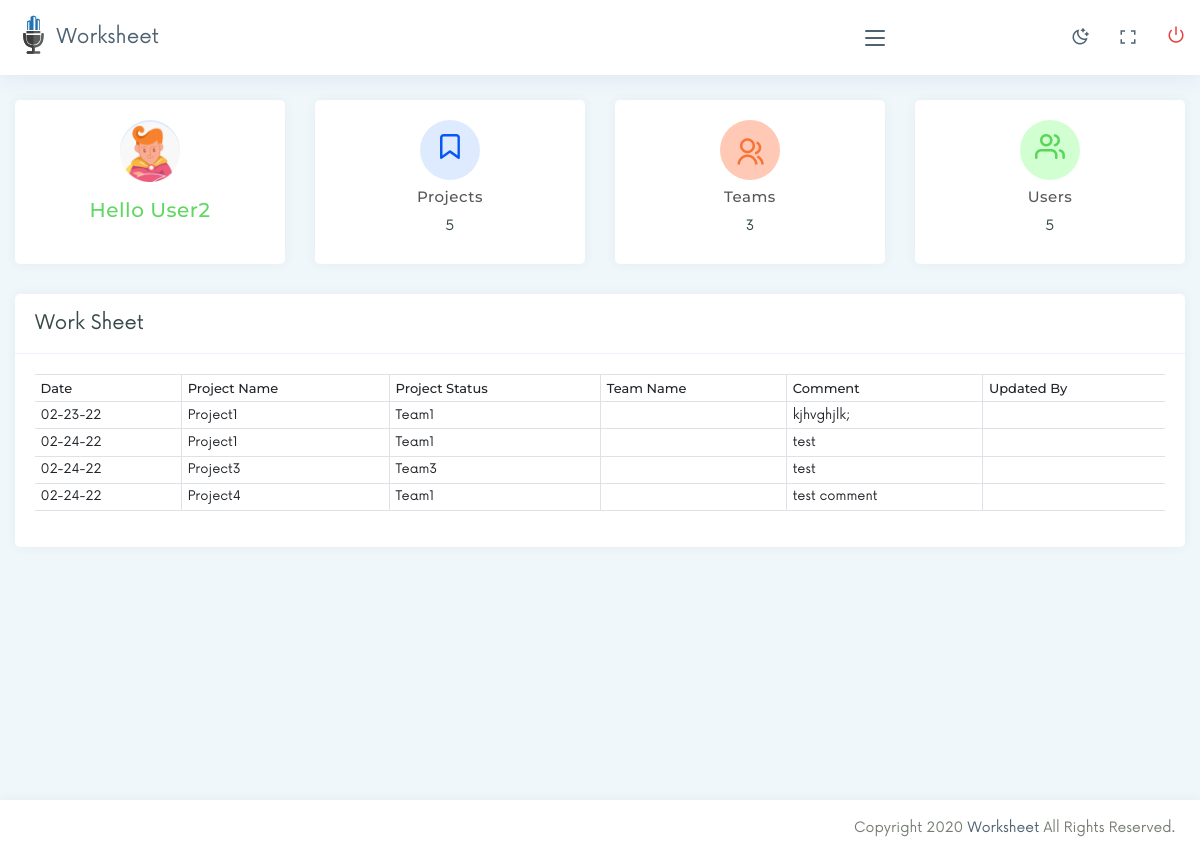
Page /dashboard/ (signed in) on the committed database.
### Worksheet_user/models.py (models this page shows, shortened)
class Workreport(models.Model):
    project_name = models.CharField(max_length=100, blank=True)
    team = models.CharField(max_length=100, blank=True)
    date = models.DateTimeField(default=datetime.now)
    user = models.CharField(max_length=100, blank=True)
    comment = models.TextField()
    updated_by = models.CharField(max_length=100, blank=True)

### Worksheet_user/views.py (the view)
# urls.py: path('dashboard/', views.Dashboard, name='dashboard'),
@login_required
def Dashboard(request):
    worksheets = models.Worksheet.objects.all()
    total_projects = models.Project.objects.all().count()
    total_teams = models.Team.objects.all().count()
    total_users = models.User.objects.all().count()
    workreport = models.Workreport.objects.all()
    team_list = models.Team.objects.all()
    context ={
        'total_teams':total_teams,
        'worksheets': worksheets ,
        'total_projects':total_projects,
        'total_users':total_users,
        "workreport":workreport,
        "teams":team_list
    }
    return render(request,'main/index.html', context)

### templates/main/index.html (shortened to what this page needs)
{% extends 'base/base_main.html' %}
{% load static %}
{% block content %}
<div id="content-page" class="content-page">
   <div class="container-fluid">
      <div class="row">
         <div class="col-md-6 col-lg-3">
            <div class="iq-card iq-card-block iq-card-stretch iq-card-height overflow-hidden">
               <div class="iq-card-body text-center">
                  <div class="iq-card-left text-center">
                     <div class="rounded-circle iq-card-icon iq-bg-light-blue"><img src="/static/images/user/11.png"
                           class="img-fluid rounded" alt="user"></div>
                  </div>
                  <div class="iq-card-right">
                     <div class="title_top admin_sec">
                        <h5>Hello {{user.username}}</h5>
                     </div>
                  </div>
               </div>
            </div>
         </div>
         <div class="col-md-6 col-lg-3">
            <div class="iq-card iq-card-block iq-card-stretch iq-card-height overflow-hidden">
               <div class="iq-card-body text-center">
                  <div class="iq-card-left text-center">
                     <div class="iq-card-left text-center">
                        <div class="rounded-circle iq-card-icon iq-bg-light-blue"><i class="icon-bookmark1"></i></div>
                     </div>
                  </div>
                  <div class="iq-card-right">
                     <div class="title_top">
                        <h5>Projects</h5>
                     </div>
                     <h4><span class="counter-count">{{total_projects}}</h4>
                  </div>
               </div>
            </div>
         </div>
         <div class="col-md-6 col-lg-3">
            <div class="iq-card iq-card-block iq-card-stretch iq-card-height overflow-hidden">
               <div class="iq-card-body text-center">
                  <div class="iq-card-left text-center">
                     <div class="rounded-circle iq-card-icon iq-bg-light-red">
                        <i class="ri-group-line"></i>
                     </div>
                  </div>
                  <div class="iq-card-right">
                     <div class="title_top">
                        <h5>Teams</h5>
                     </div>
                     <h4><span class="counter-count">{{total_teams}}</h4>
                  </div>
               </div>
            </div>
         </div>
         <div class="col-md-6 col-lg-3">
            <div class="iq-card iq-card-block iq-card-stretch iq-card-height overflow-hidden">
               <div class="iq-card-body text-center">
                  <div class="iq-card-left text-center">
                     <div class="rounded-circle iq-card-icon iq-bg-light-green">
                        <i class="icon-users"></i>
                     </div>
                  </div>
                  <div class="iq-card-right">
                     <div class="title_top">
                        <h5>Users</h5>
                     </div>
                     <h4><span class="counter-count">{{total_users}}</span></h4>
                  </div>
               </div>
            </div>
         </div>
         <div class="col-lg-12 col-md-12">
            <div class="iq-card iq-card-block iq-card-stretch iq-card-height overflow-hidden">
               <div class="iq-card-header d-flex justify-content-between">
                  <div class="iq-header-title">
                     <h4 class="card-title">Work Sheet</h4>
                  </div>
               </div>
               <div class="iq-card-body">
                  <table class="table table-responsive-md">
                     <thead>
                        <tr>
                           <th>Date</th>
                           <th>Project Name</th>
                           <th>Project Status</th>
                           <th>Team Name</th>
                           <th>Comment</th>
                           <th>Updated By</th>
                        </tr>
                     </thead>
                     <tbody>
                        {% for report in workreport %}
                           <tr>
                              <td>{{report.date|date:"m-d-y"}}</td>
                              <td>{{report.project_name}}</td>
                              <td>{{report.team}}</td>
                              <td>{{report.project_name.project_status}}</td>
                              <td>{{report.comment}}</td>
                              <td>{{report.user.first_name}} {{report.user.last_name}}</td>
                           </tr>
                        {% endfor %}
                     </tbody>
                  </table>
               </div>
            </div>
         </div>
      </div>
   </div>
</div>
{% endblock content %}

### templates/base/base_main.html (shortened to what this page needs)
{% load static %}
<!doctype html>
<html lang="en">
<head>
    <link rel="stylesheet" href="{% static 'css/bootstrap.min.css' %}">
    <link rel="stylesheet" href="{% static 'css/all_style.css' %}">
    <link rel="stylesheet" href="{% static 'css/style.css' %}">
    <link rel="stylesheet" href="{% static 'css/responsive.css' %}">
   </head>
   <body>
      <div class="wrapper">
         <div class="iq-top-navbar">
            <div class="iq-navbar-custom">
               <div class="iq-sidebar-logo">
                  <div class="top-logo">
                     <a href="/" class="logo">
                     <img src="{% static 'images/logo1.svg' %}" class="img-fluid" alt="">
                     <span>Worksheet</span>
                     </a>
                  </div>
               </div>
               <nav class="navbar navbar-expand-lg navbar-light p-0">
                  <div class="iq-menu-bt align-self-center">
                     <div class="wrapper-menu">
                        <div class="line-menu half start"></div>
                        <div class="line-menu"></div>
                        <div class="line-menu half end"></div>
                     </div>
                  </div>
                  <div class="collapse navbar-collapse" id="navbarSupportedContent">
                     <ul class="navbar-nav ml-auto navbar-list">
                        <li class="nav-item">
                           <a href="javascript:void(0)" class="iq-waves-effect moon"><i class="ri-moon-clear-line"></i></a>
                        </li>
                        <li class="nav-item iq-full-screen"><a href="javascript:void(0)" class="iq-waves-effect" id="btnFullscreen"><i class="ri-fullscreen-line"></i></a></li>
                        <li class="nav-item">
                           <a href="{% url 'logout' %}" class="iq-waves-effect moon"><i class="icon-power1"></i></a>
                        </li>
                     </ul>
                  </div>
               </nav>
            </div>
         </div>
               {% block content %}
               {% endblock content %}
      </div>
      <footer class="bg-white iq-footer">
         <div class="container-fluid">
            <div class="row">
               <div class="col-lg-6">
               </div>
               <div class="col-lg-6 text-right">
                  Copyright 2020 <a href="#">Worksheet</a> All Rights Reserved.
               </div>
            </div>
         </div>
      </footer>
   </body>
</html>

### static/css/all_style.css (style rules this page uses)
body { font-family: "Now", sans-serif; font-weight: 400; font-style: normal; font-size: 14px; line-height: 1.8; padding: 0; margin: 0; color: #777d74; background: #eff7fb; }
ul { padding: 0; margin-bottom: 0; }
a, button, input, btn { outline: medium none !important; }
a { color: #4f6272; }
h1, h2, h3, h4, h5, h6 { font-family: "Now", sans-serif; font-weight: 400; margin: 0px; line-height: 1.5; color: #374948; }
h4 { font-size: 1.4em; }
h5 { font-size: 1.2em; }
.rounded { border-radius: 15px !important; }
th { font-weight: 600; }
.iq-card { background: #ffffff; -webkit-border-radius: 15px; -moz-border-radius: 15px; border-radius: 5px; margin-bottom: 30px; border: none; -webkit-box-shadow: 0px 0px 12px 0px rgba(55, 73, 72, 0.06); -moz-box-shadow: 0px 0px 12px 0px rgba(55, 73, 72, 0.06); box-shadow: 0px 0px 12px 0px rgba(55, 73, 72, 0.06); }
.iq-card-body { padding: 20px; }
.iq-card .iq-card-header { padding: 0 20px; min-height: 60px; border-bottom: 1px solid #f2edff; -ms-flex-align: center !important; align-items: center !important; }
.iq-card .iq-card-header .iq-header-title { display: inline-block; align-self: center !important; }
.iq-card .iq-card-header .iq-header-title .card-title { margin-bottom: 0; }
.iq-card-block.iq-card-stretch { -webkit-box-align: stretch; -ms-flex-align: stretch; align-items: stretch; }
.iq-card-block.iq-card-height { height: calc(100% - 30px); }
.iq-card-block { display: -webkit-box; display: -ms-flexbox; display: flex; -webkit-box-flex: 1; -ms-flex-positive: 1; flex-grow: 1; -webkit-box-orient: vertical; -webkit-box-direction: normal; -ms-flex-direction: column; flex-direction: column; }

### static/css/responsive.css (style rules this page uses)
@media (max-width:1299px) { .content-page, body.sidebar-main .content-page { margin-left: 0; padding: 100px 0 0; } }
@media (max-width:1299px) { .iq-top-navbar .iq-sidebar-logo .top-logo { display: block; } }
@media (max-width:1299px) { .iq-footer, body.sidebar-main .iq-footer { padding: 15px 10px; margin-left: 0; } }
@media (max-width:1299px) { .iq-sidebar-logo { width: auto; background: transparent; } }
@media (max-width:1299px) { .iq-top-navbar .iq-navbar-custom .iq-menu-bt { display: inline-block; position: absolute; right: 300px; opacity: 1; } }

### rows in the picture
Workreport: date "02-23-22", project_name "Project1", team "Team1", comment "kjhvghjlk;"
Workreport: date "02-24-22", project_name "Project1", team "Team1", comment "test"
Workreport: date "02-24-22", project_name "Project3", team "Team3", comment "test"
Workreport: date "02-24-22", project_name "Project4", team "Team1", comment "test comment"

### other values in the picture
{{ user.username }} "User2"
{{ total_projects }} "5"
{{ total_teams }} "3"
{{ total_users }} "5"
